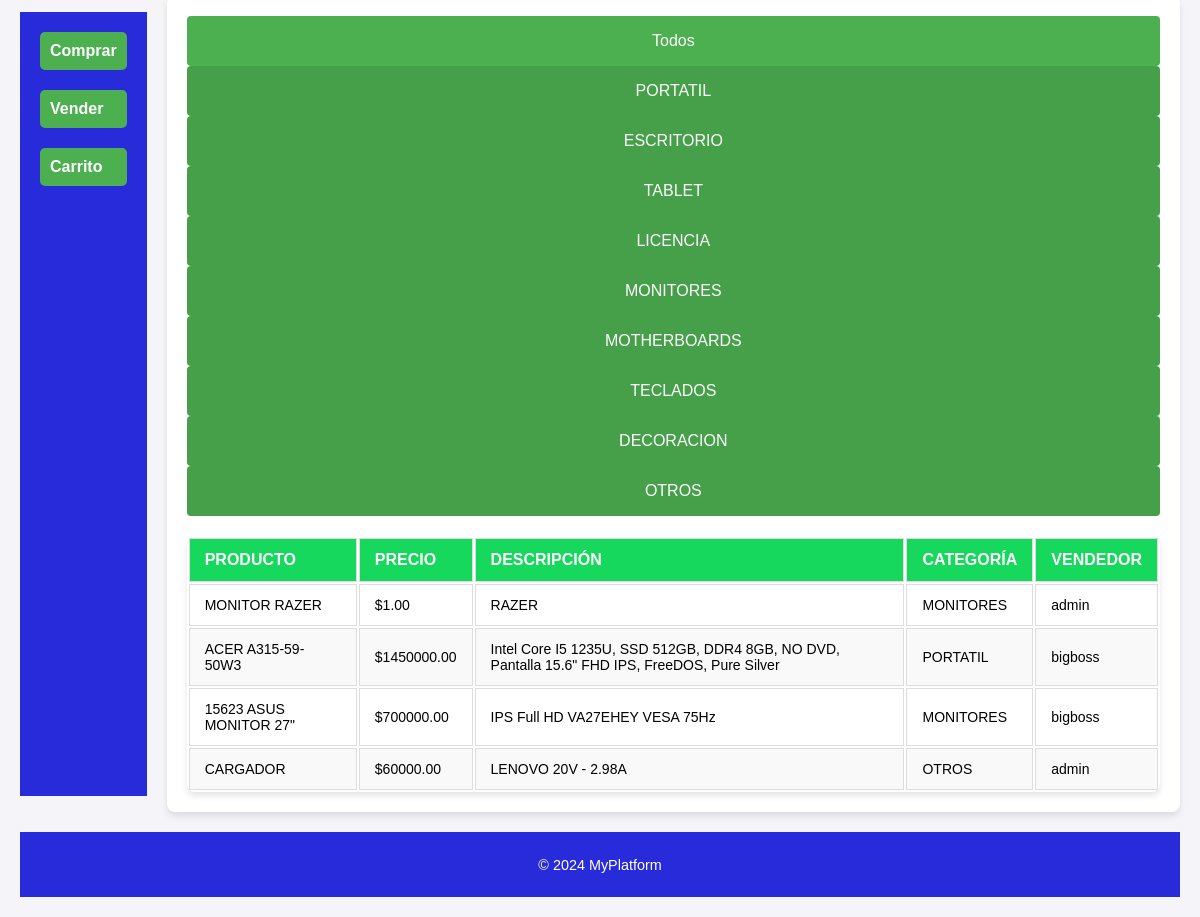
Screenshot of /products/ with the database file from the repository.
### products/models.py (models this page shows, shortened)
class Category(models.Model):
    name = models.CharField(max_length=100)
    description = models.TextField(blank=True, null=True)

class Product(models.Model):
    id = models.BigAutoField(primary_key=True)
    name = models.CharField(max_length=255)
    description = models.TextField()
    price = models.DecimalField(max_digits=10, decimal_places=2)
    stock = models.IntegerField(default=0)  # Indica la cantidad en inventario
    category = models.ForeignKey('Category', on_delete=models.SET_NULL, null=True, blank=True)
    seller = models.ForeignKey(settings.AUTH_USER_MODEL, related_name='products_for_sale', on_delete=models.CASCADE)
    is_sold = models.BooleanField(default=False)  # Indica si el producto está vendido
    is_available = models.BooleanField(default=True)  # Nuevo campo para indicar disponibilidad
    @property
    def is_available(self):
        return self.stock > 0

### users/models.py (models this page shows, shortened)
class CustomUser(AbstractUser):
    is_buyer = models.BooleanField(default=False)
    is_seller = models.BooleanField(default=False)
    full_name = models.CharField(max_length=255, blank=True, null=True)
    phone_number = models.CharField(max_length=20, blank=True, null=True)
    address = models.TextField(blank=True, null=True)

### products/views.py (the view)
# urls.py: path('', views.ProductListView.as_view(), name='product_list'),
class ProductListView(ListView):
    model = Product
    template_name = 'product_list.html'
    context_object_name = 'products'
    def get_context_data(self, **kwargs):
        context = super().get_context_data(**kwargs)
        categories = Category.objects.all()  # Obtén todas las categorías
        context['categories'] = categories  # Pasa las categorías al template
        return context
    def get_queryset(self):
        queryset = Product.objects.all()
        category_id = self.request.GET.get('category')  # Obtener el filtro de categoría desde el GET
        if category_id:
            queryset = queryset.filter(category__id=category_id)  # Filtrar por ID de categoría
        return queryset

### products/templates/product_list.html (shortened to what this page needs)
{% extends 'home.html' %}
{% block content %}
    <div id="category-filter">
        <form method="get">
            <button href="{% url 'product_list' %}" type="submit" name="category" value="">Todos</button>
            {% for category in categories %}
                <button class="product_list_button" type="submit" name="category" value="{{ category.id }}">
                    {{ category.name }}
                </button>
            {% endfor %}
        </form>
    </div>
    <div class="product-table">
        <table>
            <thead>
                <tr>
                    <th>Producto</th>
                    <th>Precio</th>
                    <th>Descripción</th>
                    <th>Categoría</th>
                    <th>Vendedor</th>
                </tr>
            </thead>
            <tbody>
                {% for product in products %}
                    <tr>
                        <td>{{ product.name }}</td>
                        <td>${{ product.price }}</td>
                        <td>{{ product.description }}</td>
                        <td>{{ product.category.name }}</td>
                        <td>{{ product.seller.username }}</td>
                    </tr>
                {% endfor %}
            </table>
    </div>
{% endblock %}

### static/css/home.css (style rules this page uses)
body { background-color: #f4f4f9; font-family: Arial, sans-serif; margin: 0; padding: 0; }

### static/css/product_list.css (style rules this page uses)
.product-table { width: 100%; border-collapse: collapse; margin-top: 20px; box-shadow: 0 4px 6px rgba(0, 0, 0, 0.1); background-color: white; border-radius: 8px; overflow: hidden; }
.product-table th, .product-table td { padding: 12px 15px; border: 1px solid #ddd; text-align: left; }
.product-table th { background-color: #4CAF50; color: white; font-weight: bold; text-transform: uppercase; }
.product-table tr:nth-child(even) { background-color: #f9f9f9; }
.product-table td { vertical-align: middle; font-size: 14px; }
button { padding: 10px 15px; font-size: 14px; cursor: pointer; border: none; background-color: #007bff; color: white; border-radius: 5px; transition: background-color 0.3s ease; }
.product_list_button { background-color: #45a049; color: white; padding: 1rem; border: none; border-radius: 4px; font-size: 1rem; width: 100%; cursor: pointer; transition: background-color 0.3s; }

### static/css/buy.css (style rules this page uses)
.product-table { width: 100%; border-collapse: collapse; margin-top: 20px; box-shadow: 0 4px 6px rgba(0, 0, 0, 0.1); background-color: rgb(255, 255, 255); border-radius: 8px; overflow: hidden; }
.product-table th, .product-table td { padding: 12px 15px; border: 1px solid #dddddd; text-align: left; }
.product-table th { background-color: #16d85d; font-weight: bold; }
.product-table tr:nth-child(even) { background-color: #f9f9f9; }
.product-table td { vertical-align: middle; }
button { padding: 10px 15px; font-size: 14px; cursor: pointer; border: none; background-color: #007bff; color: white; border-radius: 5px; }

### static/css/login.css (style rules this page uses)
body { font-family: Arial, sans-serif; background-color: #f0f0f0; margin: 0; padding: 0; display: flex; justify-content: center; align-items: center; height: 100vh; }

### static/css/sell_products.css (style rules this page uses)
body { font-family: Arial, sans-serif; background-color: #f4f4f9; margin: 0; padding: 0; display: flex; justify-content: center; align-items: center; min-height: 100vh; }
button { background-color: #4CAF50; color: white; padding: 1rem; border: none; border-radius: 4px; font-size: 1rem; width: 100%; cursor: pointer; transition: background-color 0.3s; }

### rows the page displays
Category: {{ category.id }} 1 (drawn), name "PORTATIL"
Category: {{ category.id }} 2 (drawn), name "ESCRITORIO"
Category: {{ category.id }} 3 (drawn), name "TABLET"
Category: {{ category.id }} 4 (drawn), name "LICENCIA"
Category: {{ category.id }} 5 (drawn), name "MONITORES"
Category: {{ category.id }} 6 (drawn), name "MOTHERBOARDS"
Category: {{ category.id }} 7 (drawn), name "TECLADOS"
Category: {{ category.id }} 8 (drawn), name "DECORACION"
Category: {{ category.id }} 9 (drawn), name "OTROS"
Product: name "MONITOR RAZER", price "1.00", description "RAZER", category.name "MONITORES", seller.username "admin"
Product: name "ACER A315-59-50W3", price "1450000.00", description "Intel Core I5 1235U, SSD 512GB, DDR4 8GB, NO DVD, Pantalla 15.6\" FHD IPS, FreeDOS, Pure Silver", category.name "PORTATIL", seller.username "bigboss"
Product: name "15623 ASUS MONITOR 27\"", price "700000.00", description "IPS Full HD VA27EHEY VESA 75Hz", category.name "MONITORES", seller.username "bigboss"
Product: name "CARGADOR", price "60000.00", description "LENOVO 20V - 2.98A", category.name "OTROS", seller.username "admin"
